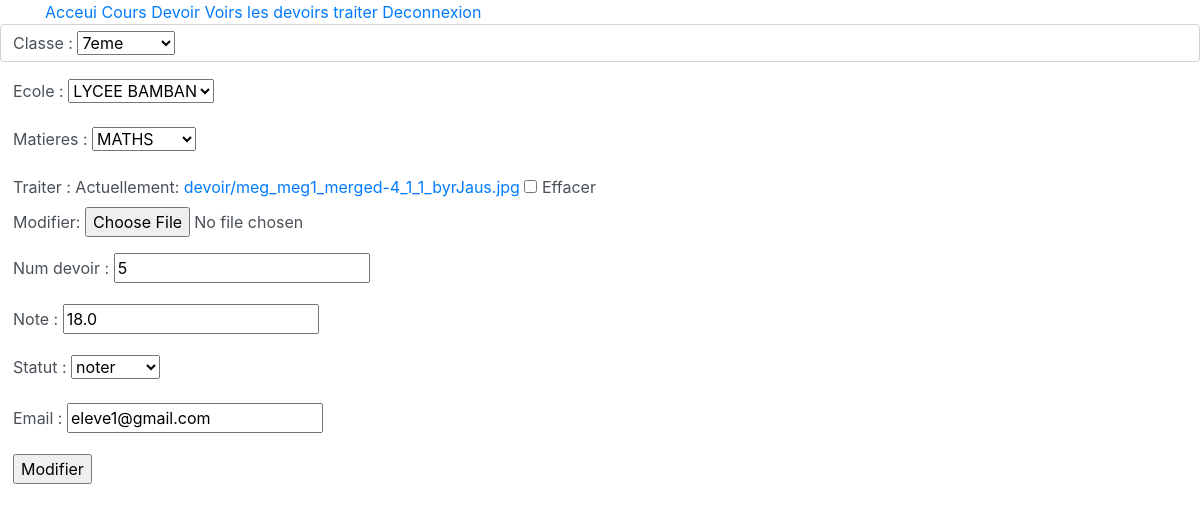
The app's page /updateTraiter/1 with its own data.
### testapp/models.py (models this page shows)
class Classes(models.Model):
    classe=models.CharField(max_length=50, default="")
    def __str__(self):
        return self.classe

class Traiter(models.Model):
     statuts={
         'traiter':'traiter',
         'enoncer':'enoncer',
         'noter':'noter'
     }
     classe=models.ForeignKey(Classes,on_delete=models.CASCADE)
     ecole=models.ForeignKey(Ecole,on_delete=models.CASCADE)
     matieres=models.ForeignKey(Matieres, on_delete=models.CASCADE)
     traiter=models.ImageField(upload_to="devoir",null=True,blank=True)
     num_devoir= models.CharField(max_length=50,null=False,blank=True)
     note= models.FloatField(null=True,blank=True)
     statut = models.CharField(max_length=50,choices=statuts,blank=True, null=True)
     date_ajout=models.DateField(auto_now=True, auto_now_add=False)
     email=models.EmailField(max_length=50,null=False,blank=True)

### testapp/views.py (the view)
# urls.py: path('updateTraiter/<int:id_traiter>',updateTraiter,name='updateTraiter'),
def updateTraiter(request,id_traiter):
    req= Traiter.objects.get(id=id_traiter)
    form = UpdateTraiter(instance = req)
    if request.method == "POST":
        form = UpdateTraiter(request.POST,request.FILES,instance =req)
        if form.is_valid():
            form.save()
            return redirect('traiter')
    return render(request,'pages/updateTrater.html',{'form':form})

### testapp/forms.py
class UpdateTraiter(forms.ModelForm):
    class Meta:
        model = Traiter
        fields = '__all__'

### testapp/models.py (called while the page is built)
    def __str__(self):
        return self.ecoles

     def __str__(self):
        return self.matieres

### testapp/templates/pages/updateTrater.html (shortened to what this page needs)
{% extends 'pages/base.html'%}
{%block updateTraiter%}
   <div class= "form-group">
    <form method="POST" enctype="multipart/form-data">
      <div class="form-control">
         {{form.as_p}}
        <input type="submit"value="Modifier">
      </div>
   </div>
{%endblock%}

### records on screen
Classes: classe "7eme"
Traiter: ecole "LYCEE BAMBAN", matieres "MATHS", num_devoir "5", note "18.0", statut "noter", email "eleve1@gmail.com"
